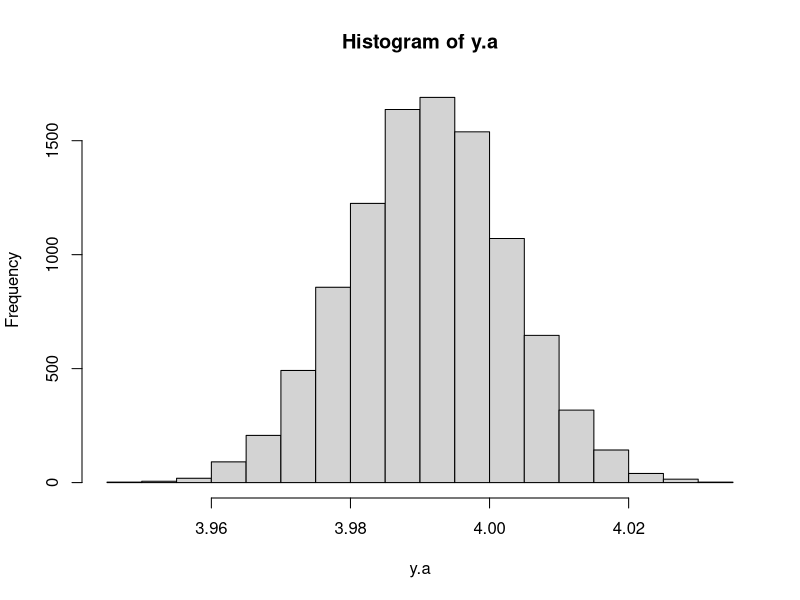
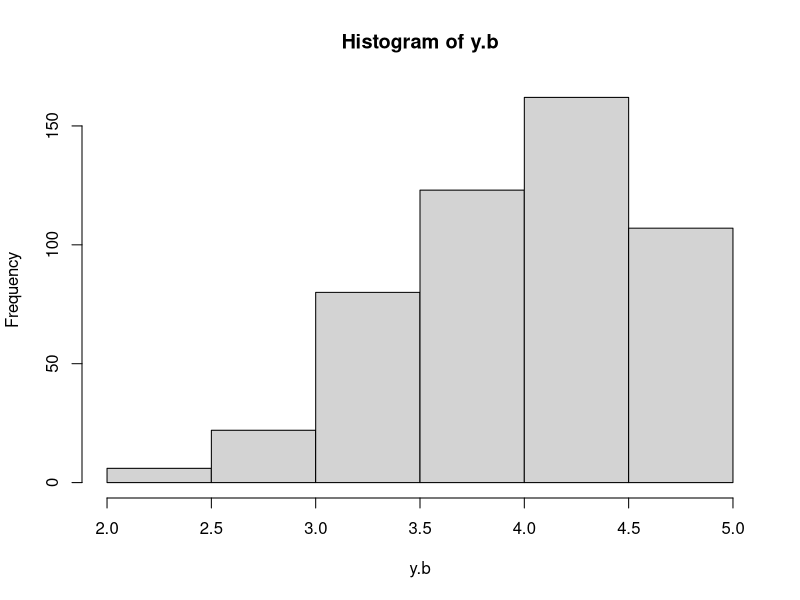

The R script that drew these images, in order:
## ---- chunk 1
#| echo: false
library(truncnorm)
pop<- rtruncnorm(3000, a=1, b=5, mean=4.2, sd=.75)
sampdisty<- NA
for(i in 1:10000) {
    Y.star = pop[sample(1:length(pop), length(pop), replace=TRUE)]
    sampdisty[i] = mean(Y.star) 
}

y.a<- sampdisty
#hist(y.a)

y.b<- sample(pop, 500, replace=T)
#hist(y.b)
## ---- chunk 2
#| echo: false
#| out-height: 400px 
#| layout-ncol: 2 
hist(y.a)
hist(y.b)
